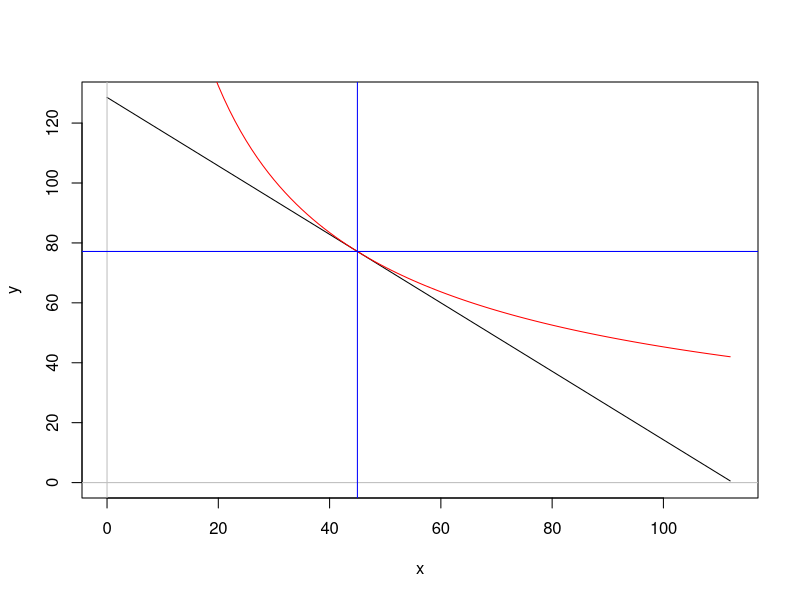

R code for this plot:

# Giacomo Vagni
# May 2023
# Essex

#
library(tidyverse)
library(Deriv)

############################################################
############################################################

#
f_cobbs = function(x=x,y=y,a=a,b=b) (x^a) * (y^b)
# cobbs-douglas solve for y
f_cobbs_y = function(x,U=25,a=a,b=b) (U / x^a)^(1/b)
# maximum number of good x given a price
f_max = function(I,p) I/p
# budget function
f_budget = function(x,px,y,py) x*px + py*y
# budget solve for y
f_budget_y = function(x,px,py, I) (I - x*px)/py
#


# price for x
px = 3
# price for y
py = 2
#

# I = Budget

# general function to solve a Cobbs-Douglas Utility function #
cobbs_douglas_utility = function(I, a=0.5, b=0.5, px, py){
  
  # find maximum number of x I can get given their price
  # what if I spent all my money on x
  x_max = f_max(I = I, p = px)
  # find maximum number of x I can get given their price
  # what if I spent all my money on y
  y_max = f_max(I = I, p = py)
  #
  
  # slope of budget line is px/py
  slope = -(px/py)
  #
  
  x = 0:x_max
  # calculate the values for y that respect the budget #
  y = y_max + (slope * x)
  #
  
  #
  U = f_cobbs(x,y,a,b)
  max_U = max(U)
  #
  
  #
  y_Umax = f_cobbs_y(x = x, U = max_U, a = a, b = b)
  #
  
  #
  df = data.frame(x, y = f_cobbs_y(x, U = max_U, a = a, b = b)) %>% mutate(Budget = x*px+y*py)
  # we can see that we are over our budget
  head(df) #
  # we retrieve the row which respect our budget
  # because I am using rounded values, we are not exactly at 100, but very close
  w = which.min(df$Budget - I)
  df[w, ]
  # the optimal combination maximising utility
  # is 23 = x, and 15.5 = y
  # which respect our budget of $100
  #
  
  # this is our budget line, given the prices of x and y #
  plot(x,y, type = "l", xlim = c(0,x_max), ylim = c(0,y_max))
  abline(h=0,v=0, col = 'gray')
  lines(x, y_Umax, type = 'l', col = 'red')
  abline(h = df[w, ]$y, v = df[w, ]$x, col = 'blue')
  #
  
  #
  optimal_bundle = df[w, ]
  #
  
  return(list(x_max = x_max, y_max = y_max, slope = slope, x = x, y = y, y_Umax = y_Umax, U=U, optimal_bundle = optimal_bundle))
}

#
cobbs_douglas_utility(I = 450, a = 0.4, b = 0.6, px = 4, py = 3.5)
#

##########################################################################################
##########################################################################################
